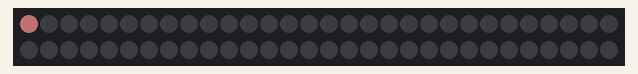
Recording of a program running on a simulated BBC micro:bit running MicroPython. Shown: 60 RGB LEDs in strip order, left to right, continuing on the next row. Dim RGB values are drawn brighter than linear; random numbers come from a fixed seed. At 28.1 s the program stops and its outputs stay as they are.

Above: at 0.01 s.
At 6.98 s:
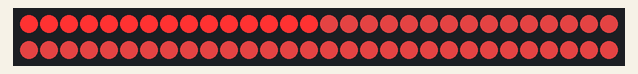
At 10.52 s:
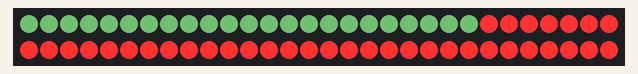
At 14.07 s:
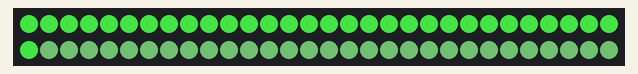
At 21.04 s:
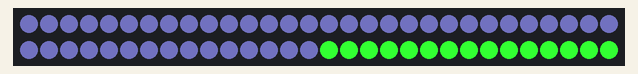
At 28.1 s:
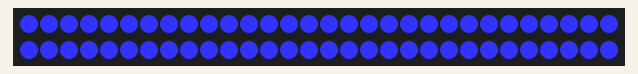

The program:

saber.py
```python
# Add your Python code here. E.g.
from microbit import *
import neopixel
import random

np = neopixel.NeoPixel(pin1, 60)

ROWS = 60
COLS = 1
GAP = 50
pos = 0
color = 85
color_index = 0

def get_next_color():
    foo = [50,50,50]
    foo[color_index] = color
    return tuple(foo)

def get_rand_color():
    return (
        random.randint(0, 255),
        random.randint(0, 255),
        random.randint(0, 255)
        )


while color_index < 3:
    while color <= 255:
        pos = 0
        for row in range(0, ROWS):
            for col in range(0, COLS):
                np[pos] = get_next_color()
                np.show()
                pos += 1

            sleep(GAP)
        color += 85
    color_index += 1
    color = 85
```
